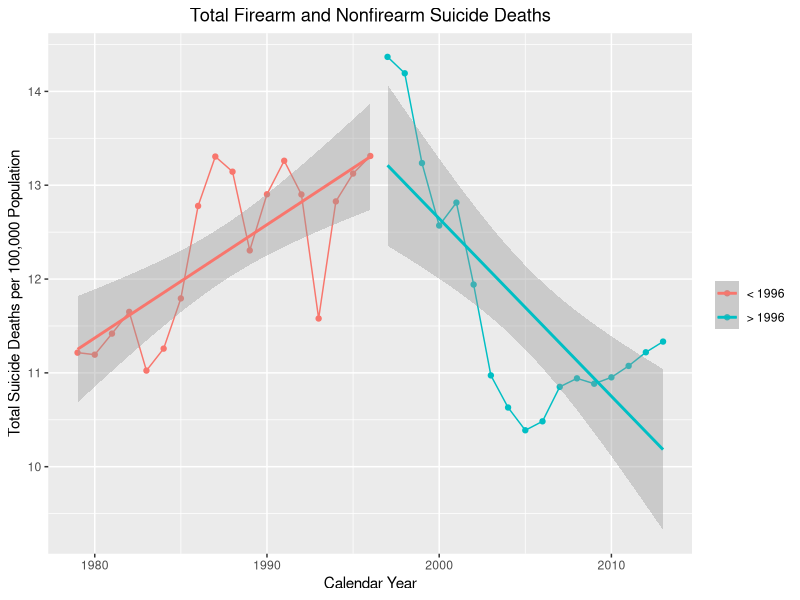

Write R code to recreate this figure.
## ---- chunk 1
knitr::opts_chunk$set(fig.align = "center")
knitr::opts_chunk$set(cache = TRUE)
## ---- chunk 2
library(readr)
library(magrittr)
library(dplyr)
library(knitr)
library(ggplot2)
library(MASS)
## ---- chunk 3
read_csv("../inst/extdata/AUdeaths_corrected_10-11-2016.csv") %>%
  rename(Year = year) %>% 
  mutate(rate = round(suicidetotal / personyearsatrisk * 100000, 2)) %>%
  group_by(Year) %>%
  summarise("No." = suicidetotal, "Crude Rate per 100,000 Population" =  rate) %>%
  kable(align = "llr", caption = "Table 2 - Suicide Total Deaths")
## ---- chunk 4
read_csv("../inst/extdata/AUdeaths_corrected_10-11-2016.csv") %>%
  rename(Year = year) %>%
  mutate(rate = suicidetotal / personyearsatrisk) %>%
  mutate(law = ifelse(Year > 1996, "> 1996", "< 1996")) %>% 
  ggplot(aes(Year, rate * 100000)) +
    geom_point(aes(colour = factor(law))) +
    geom_line(aes(colour = factor(law))) +
    geom_smooth(aes(colour = factor(law)), method = lm) +
    labs(title = "Total Firearm and Nonfirearm Suicide Deaths",
         x = "Calendar Year",
         y = "Total Suicide Deaths per 100,000 Population",
         colour = "") +
    theme(plot.title = element_text(hjust=0.5))
## ---- chunk 5
model_a <- read_csv("../inst/extdata/AUdeaths_corrected_10-11-2016.csv") %>%
  rename(Year = year) %>% 
  mutate(law = ifelse(Year > 1996, "> 1996", "< 1996")) %>%
  mutate(law = as.factor(law)) %>%
  filter(law == "< 1996") %>%
  glm.nb(suicidetotal ~ Year + offset(log(personyearsatrisk)), data = .)

estimate <- coef(model_a) %>% exp() %>% matrix()
estimate <- estimate[-1, , drop = FALSE]
confint <- confint(model_a) %>% exp()
confint <- confint[-1, , drop = FALSE]
pvalue <- summary(model_a) %>% coefficients() %>% .[-1, 4] %>% round(3) %>% ifelse(. < 0.001, "< 0.001", .)
data.frame(estimate, confint, pvalue) %>%
  kable(digits = 3, col.names = c("Estimate", "95% CI Lower Limit", "95% CI Upper Limit", "P-Value"), align = "lllr", caption = "Model A - Total Firearm and Nonfirearm Suicide Deaths, Australia 1979-1996", format.args = list(nsmall = 3, scientific = FALSE))
## ---- chunk 6
model_b <- read_csv("../inst/extdata/AUdeaths_corrected_10-11-2016.csv") %>%
  rename(Year = year) %>%
  mutate(law = ifelse(Year > 1996, "> 1996", "< 1996")) %>%
  mutate(law = as.factor(law)) %>%
  filter(law == "> 1996") %>%
  glm.nb(suicidetotal ~ Year + offset(log(personyearsatrisk)), data = .)

estimate <- coef(model_b) %>% exp() %>% matrix()
estimate <- estimate[-1, , drop = FALSE]
confint <- confint(model_b) %>% exp()
confint <- confint[-1, , drop = FALSE]
pvalue <- summary(model_b) %>% coefficients() %>% .[-1, 4] %>% round(3) %>% ifelse(. < 0.001, "< 0.001", .)
data.frame(estimate, confint, pvalue) %>%
  kable(digits = 3, col.names = c("Estimate", "95% CI Lower Limit", "95% CI Upper Limit", "P-Value"), align = "lllr", caption = "Model B - Total Firearm and Nonfirearm Suicide Deaths, Australia 1997-2013", format.args = list(nsmall = 3, scientific = FALSE))
## ---- chunk 7
model_c <- read_csv("../inst/extdata/AUdeaths_corrected_10-11-2016.csv") %>%
  rename(Year = year) %>%
mutate(Law = ifelse(Year > 1996, " > 1996", " < 1996")) %>%
mutate(Law = as.factor(Law)) %>%
mutate(Year = Year - 1996) %>%
glm.nb(suicidetotal ~ Year + Law + Year * Law + offset(log(personyearsatrisk)), data = .)

estimate <- coef(model_c) %>% exp() %>% matrix()
estimate <- estimate[-1, , drop = FALSE]
confint <- confint(model_c) %>% exp()
confint <- confint[-1, , drop = FALSE]
pvalue <- summary(model_c) %>% coefficients() %>% .[-1, 4] %>% round(3) %>% ifelse(. < 0.001, "< 0.001", .)
data.frame(estimate, confint, pvalue) %>%
  kable(digits = 3, col.names = c("Estimate", "95% CI Lower Limit", "95% CI Upper Limit", "P-Value"), align = "lllr", caption = "Model C - Total Firearm and Nonfirearm Suicide Deaths, Australia 1979-2013", format.args = list(nsmall = 3, scientific = FALSE))
